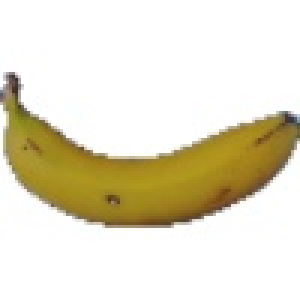
#> input picture Activity 12 - Feature Extraction/2 Fruits/Banana/103_100.jpg, 100 x 100 px, given as the content of the folder 6/Activity 15 - Expectation Maximization/Banana/103_100.jpg/, which was not available (shown 3 times larger)
$ jupyter execute --allow-errors 'Support Vector Machine.ipynb'   (text cells are left out)
#> lines starting #> are read from the running program, lines starting #| are printed output that depends on the picture; pictures that were not available may be replaced by others from this repository, and a replacement may not be noted
[cell 1]
import numpy as np
import cvxopt
from sklearn.datasets.samples_generator import make_blobs
from sklearn.model_selection import train_test_split
from matplotlib import pyplot as plt
from sklearn.svm import LinearSVC
from sklearn.metrics import confusion_matrix
import os
import cv2
from skimage.color import rgb2lab, lab2rgb
from mpl_toolkits.mplot3d import Axes3D
import math

[cell 2]
def objects(path):
    object  = os.listdir(path)
    return object
path = "C:/Users/rene/Google Drive/5.1/AP 186/Activity 15 - Expectation Maximization/Banana/"
name = objects(path = path)

def dataset_loader(datatype, imagetype):
#> called with datatype = '103_100.jpg', imagetype = '.jpg'
    def loadImages(path = path +str(datatype)+"/"):

        return[os.path.join(path,f) for f in os.listdir(path) if f.endswith(imagetype)]

    filenames = loadImages()
    images = []
    for file in filenames:
        image = cv2.imread(file)
#> image is the input picture: shape (100, 100, 3); mean B, G, R 202.6, 223.7, 229.8
        image = cv2.resize(image, (100,100))
        images.append((image[:,:,::-1])/255)

    return images

[cell 3]
def LAB_mean(datatype):
    images = dataset_loader(datatype, ".jpg")
#> images = 1 item

    a_ = []
    b_ = []
    hue = []
    for i in range(len(images)):
        img = images[i]#[:,:,::-1]
        lab = rgb2lab(img)
        a,b = lab[:,:,1].ravel(),lab[:,:,2].ravel()
        a_.append(np.mean(a))
        b_.append(np.mean(b))
        h = math.atan2(np.mean(b),np.mean(a)) * 180 / np.pi
        if h < 0:
            h = 360 - np.abs(h)
        hue.append(h)
#> this loop made 1 pass
#> h on pass 1: 89.64
#> pass 1, in LAB_mean, `img = images[i]#[:,:,::-1]`:
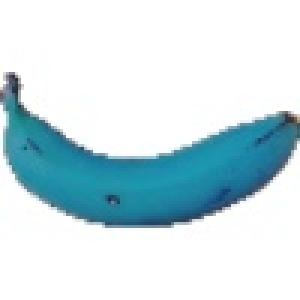
#> img: shape (100, 100, 3) float64 (shown 3 times larger); mean of channels 0, 1, 2 0.901, 0.877, 0.794; drawn as B, G, R
#> after the loop, a_ = [0.0727]; b_ = [11.44]; hue = [89.64]
#> `a_, b_, hue = LAB_mean(i)`: a_ = [0.0727]; b_ = [11.44]; hue = [89.64]
#> the loop `for a in a_:` made 1 pass
#> after the loop `for a in a_:`: A = [0.0727]; label_A = [-1]
#> the loop `for b in b_:` made 1 pass
#> after the loop `for b in b_:`: B = [11.44]; label_B = [-1]


    return a_, b_, hue


def Ecc(datatype):
    images = dataset_loader(datatype, ".jpg")
    E = []
    for i in range(len(images)):
        img = images[i]
        img = cv2.cvtColor(img, cv2.COLOR_BGR2GRAY)
        img = cv2.bitwise_not(img)
        thresh = 0.05
        img = img/255
        img[img<thresh] = 0
        img[img>thresh] = 1
        A = measure.label(img, neighbors=4)
        for region in measure.regionprops(A,coordinates='xy'):
            E.append(region.eccentricity)

    return E

[cell 4]
plt.figure(dpi=200)
plt.axhline(0, color = 'k')
plt.axvline(0, color = 'k')

l = [-1,1]
data = np.zeros(shape=[80,2,2])
A,B = [],[]
label_A, label_B = [],[]
mean = np.zeros(shape=[2,2])
COV = np.zeros(shape=[2,2,2])


#> (the rest of this cell did not finish here and is left out)

#> (a cell that did not finish here is left out)

[cell 6]
class Perceptron(object):
    def __init__(self, no_of_inputs, threshold=100, learning_rate=0.01):
#> called with no_of_inputs = 2, threshold = 100, learning_rate = 0.01
        self.threshold = threshold
        self.learning_rate = learning_rate
        self.weights = np.zeros(no_of_inputs + 1)
#> self.weights = [0, 0, 0]

    def predict(self, inputs):
        summation = np.dot(inputs, self.weights[1:]) + self.weights[0]
        if summation > 0:
          activation = 1
        else:
          activation = -1
        return activation

    def train(self, training_inputs, labels):
        for _ in range(self.threshold):
            for inputs, label in zip(training_inputs, labels):
                prediction = self.predict(inputs)
                self.weights[1:] += self.learning_rate * (label - prediction) * inputs
                self.weights[0] += self.learning_rate * (label - prediction)

[cell 7]
perceptron = Perceptron(2)
#> (the rest of this cell did not finish here and is left out)

[cell 8]
x = np.linspace(-10,10,100)
#> x = 100 values from -10 to 10

#> (a cell that did not finish here is left out)

[cell 10]
plt.figure(dpi=200)
plt.axvline(0, color = 'r')
plt.axhline(0, color = 'r')


#> (the rest of this cell did not finish here and is left out)


    mean[classs,0] = np.mean(a_)
    mean[classs,1] = np.mean(b_)
    plt.grid()

    plt.plot(a_,b_,'o',ms = 5, mec = 'k', label = i, mew = 0.2)
    plt.plot(np.mean(a_),np.mean(b_), 'wo', ms= 5, mec = 'k')
    plt.plot(np.mean(a_),np.mean(b_), '+', ms= 5, mec = 'r')

    plt.xlabel("a*")
    plt.ylabel("b*")

    plt.xlim(-12,12)
    plt.ylim(-2,22)

plt.plot(x,-w1/w2*x-w0/w2,'b-', lw = 5, alpha = 0.8,label= "Decision Line")
plt.plot(x,-w1/w2*x-w0/w2,'w--', lw = 2,)
plt.legend()
plt.title("Perceptron Algorithm")
plt.grid()

[cell 11]
from sklearn.svm import SVC
classifier = SVC(kernel='linear', random_state = 1)
#> (the rest of this cell did not finish here and is left out)

[cell 12]
X, Y = np.meshgrid(np.linspace(-12,12,200), np.linspace(-2,22,200))
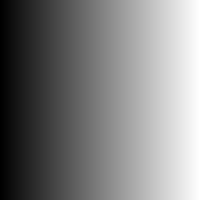
#> X: shape (200, 200) float64; min -12, max 12, mean -6.66e-16; drawn with min black and max white
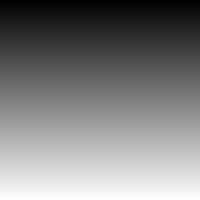
#> Y: shape (200, 200) float64; min -2, max 22, mean 10; drawn with min black and max white
#> (the rest of this cell did not finish here and is left out)

[cell 13]
#SV = classifier.support_vectors_
xy = np.vstack([X.ravel(), Y.ravel()]).T
#> xy = 40000 pairs, first value -12 to 12, second value -2 to 22

#> (the rest of this cell did not finish here and is left out)

#> (a cell that did not finish here is left out)

[cell 15]
plt.figure(dpi=200)
plt.axvline(0, color = 'r')
plt.axhline(0, color = 'r')


#> (the rest of this cell did not finish here and is left out)


    mean[classs,0] = np.mean(a_)
    mean[classs,1] = np.mean(b_)
    plt.grid()

    plt.plot(a_,b_,'o',ms = 5, mec = 'k', label = i, mew = 0.2)
    plt.plot(np.mean(a_),np.mean(b_), 'wo', ms= 5, mec = 'k')
    plt.plot(np.mean(a_),np.mean(b_), '+', ms= 5, mec = 'k')
    plt.contour(X, Y, Z, colors='k', levels=[-1, 0, 1], alpha=1,linestyles=['--', '-', '--'])
    plt.contourf(X, Y, Z, cmap = 'plasma', levels = 1)
    plt.colorbar()
    plt.xlabel("a*")
    plt.ylabel("b*")

    plt.xlim(-12,12)
    plt.ylim(-2,22)

plt.legend()
plt.title("Support Vector Machine")

[cell 16]
n_samples = 250
K = np.zeros((n_samples, n_samples))
#> K: shape (250, 250) float64; every value is 0
